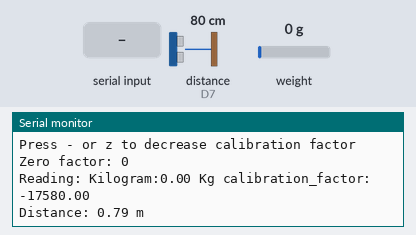
The sketch below on a simulated ESP8266 (NodeMCU). Parts: the last lines printed to the serial monitor. Wiring (inferred from the names in the program): ultrasonic range finder: trigger D8; echo D7. The inputs (shaded band) are chosen by the test bench; at power-on: distance to the obstacle (sensor on D7) 80 cm, weight on the scale 0 g. The echo pulse lasts 58.3 µs per cm; WiFi joins after 1.5 s; servers stay silent unless stated; uploads are accepted with an empty reply.

Above: at 4.7 s.
4.8 s: distance to the obstacle (sensor on D7) set to 2 cm
At 6.0 s:
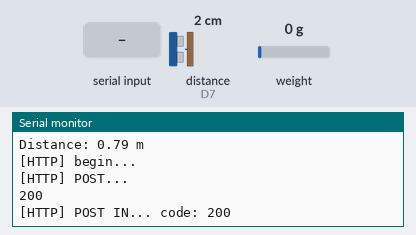
7.5 s: weight on the scale set to 100 g
At 9.3 s:
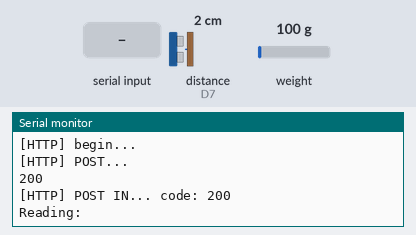
10.2 s: "+" received over Serial
12.9 s: "a" received over Serial
15.6 s: distance to the obstacle (sensor on D7) set to 4 cm
At 15.99 s:
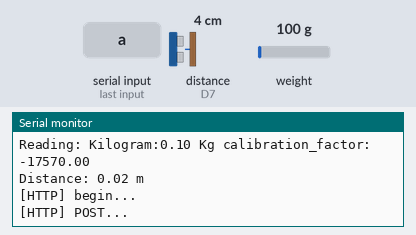
18.3 s: weight on the scale set to 1250 g
At 21.0 s:
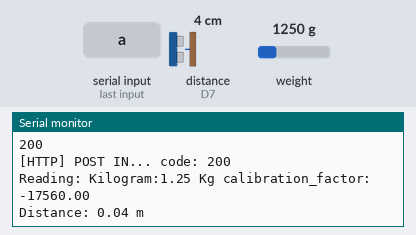
Timing chart, 0 to 22.0 s (numbered marks = the images above; inputs shaded):
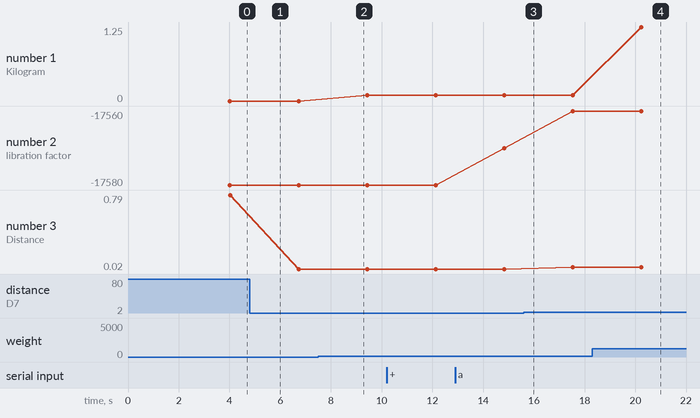

Measured:
- after the input at 18.3 s, the serial monitor: prints a new line after 1.9 s (image 4)
- plotted number 1: 0 → 0.1 after the input at 7.5 s, 0.1 → 1.25 after the input at 18.3 s
- plotted number 3: 0.79 → 0.02 after the input at 4.8 s, 0.02 → 0.04 after the input at 15.6 s

The sketch:

loadUsHTTP.ino
```cpp
#include <ESP8266WiFi.h>
#include <ESP8266HTTPClient.h>
#include <WiFiClient.h>
#include "HX711.h"

#define SERVER_IP "http://192.168.43.170:8088/test/"
#define echoPin D7
#define trigPin D8


//#ifndef STASSID
//#define STASSID "abhay_fbtwl_2.4"
//#define STAPSK  "0612204283"
//#endif

float ht;
float wt;
//#ifndef STASSID
//#define STASSID "Nupur"
//#define STAPSK  "Nupur@111"
//#endif

#ifndef STASSID
#define STASSID "RP"
#define STAPSK  "rakshya1"
#endif
const int LOADCELL_DOUT_PIN = D5;
const int LOADCELL_SCK_PIN = D6;
//const int LOADCELL_DOUT_PIN = 5;
//const int LOADCELL_SCK_PIN = 6;
HX711 scale;


long duration;
float distance;

float weight;
float calibration_factor = -17580; // for me this value works just perfect 419640
void setup() {
  Serial.begin(115200);


  WiFi.begin(STASSID, STAPSK);

  while (WiFi.status() != WL_CONNECTED) {
    delay(500);
    Serial.print(".");
  }
  Serial.println("");
  Serial.print("Connected! IP address: ");
  Serial.println(WiFi.localIP());

  scale.begin(LOADCELL_DOUT_PIN, LOADCELL_SCK_PIN);
  Serial.println("HX711 calibration sketch");
  Serial.println("Remove all weight from scale");
  Serial.println("After readings begin, place known weight on scale");
  Serial.println("Press + or a to increase calibration factor");
  Serial.println("Press - or z to decrease calibration factor");
  scale.set_scale();
  scale.tare(); //Reset the scale to 0
  long zero_factor = scale.read_average(); //Get a baseline reading
  Serial.print("Zero factor: "); //This can be used to remove the need to tare the scale. Useful in permanent scale projects.
  Serial.println(zero_factor);
}
void loop() {
  scale.set_scale(calibration_factor); //Adjust to this calibration factor
  Serial.print("Reading: ");
  weight = scale.get_units(5);
  //Serial.print(scale.get_units(), 2);
 // Serial.print(" lbs"); //Change this to kg and re-adjust the calibration factor if you follow SI units like a sane person
  Serial.print("Kilogram:");
  wt = abs(weight);
  Serial.print( abs(weight));
  Serial.print(" Kg");
  Serial.print(" calibration_factor: ");
  Serial.print(calibration_factor);

  Serial.println();
  if(Serial.available())
  {
    char temp = Serial.read();
    if(temp == '+' || temp == 'a')
      calibration_factor += 10;
    else if(temp == '-' || temp == 'z')
      calibration_factor -= 10;
  }

//  if(abs(weight)>10)
//  { wt = abs(weight);}
//  else{ wt = 0;}

  pinMode(trigPin, OUTPUT);
digitalWrite(trigPin, LOW);
//delay(200);

digitalWrite(trigPin, HIGH);
//delay(1000);

digitalWrite(trigPin, LOW);

pinMode(echoPin, INPUT);

duration = pulseIn(echoPin, HIGH);//reads echo pin returns the wave travel time in microsecs
distance = duration * 0.034/2;//distance calculation

Serial.print("Distance: ");
float height = distance/100;
Serial.print(distance/100);
Serial.println(" m");

//if(height>0)
//{ht = height;}
//else{ht= 0;}


delay(1000);

// wait for WiFi connection
  if ((WiFi.status() == WL_CONNECTED)) {

    WiFiClient client;
    HTTPClient http;


    Serial.print("[HTTP] begin...\n");
    // configure traged server and url
    http.begin(client,SERVER_IP); //HTTP
//    http.addHeader("Content-Type", "application/x-www-form-urlencoded");

    http.addHeader("Content-Type","application/json");

//    String data = "hey this is me";
    Serial.print("[HTTP] POST...\n");
    // start connection and send HTTP header and body

//    if((ht!=0) && (wt!=0))
//    {
    String httpRequestData = "{\"height\":\"" + String(height) +"\", \"weight\":\"" + String(wt)+"\"}";


    int httpResponseCode = http.POST(httpRequestData);
    Serial.println(httpResponseCode);

    // httpCode will be negative on error
    if (httpResponseCode > 0) {
      // HTTP header has been send and Server response header has been handled
      Serial.printf("[HTTP] POST IN... code: %d\n", httpResponseCode);

    } else {
      Serial.printf("[HTTP] POST... failed, error: %s\n", http.errorToString(httpResponseCode).c_str());

    }
//    }
//    else{
//      Serial.print("\nToo Low value of height or weight\n");
//    }
    http.end();
  }
//ht =0;//additional code
//wt =0;//additional code
  delay(1000);
//  delay(1000);
}
```
